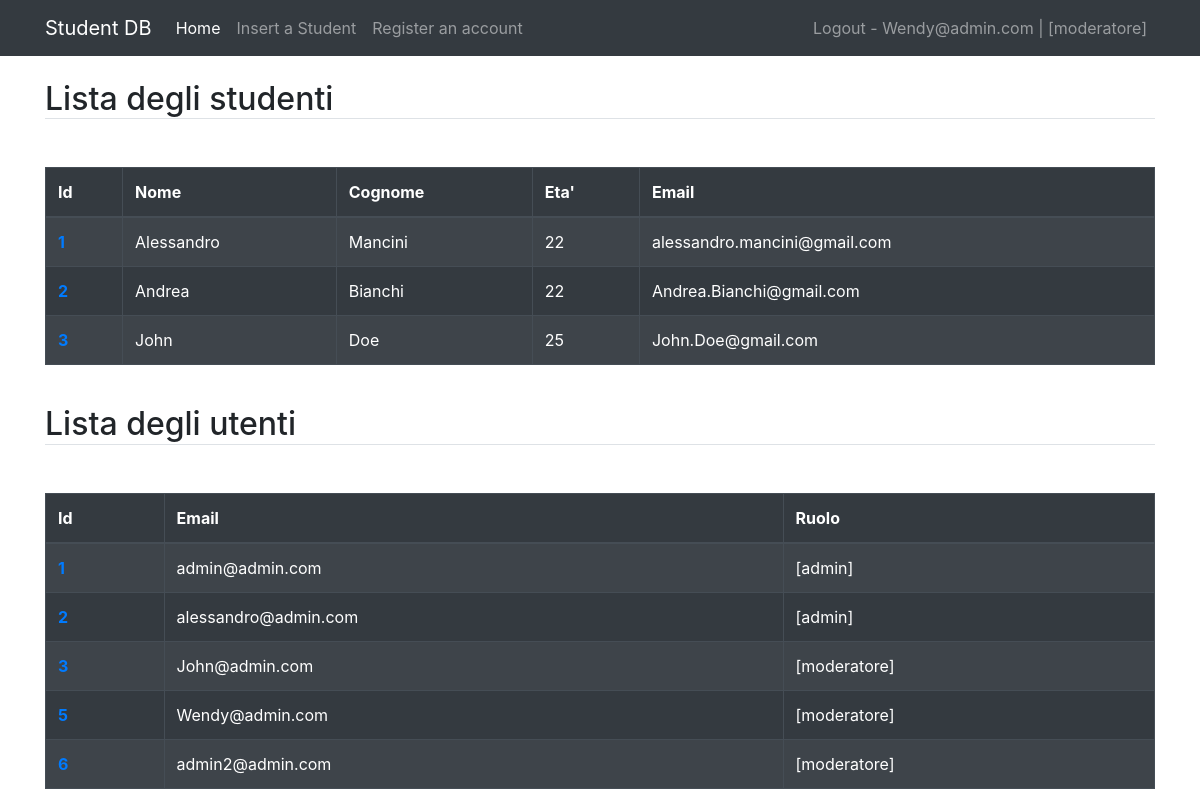
Page /home (signed in) on the committed database.
### esercizio_studenti_flask/model.py (models this page shows, shortened)
class User(db.Model, UserMixin):
    id = db.Column(db.Integer, primary_key=True)
    email = db.Column(db.String(255), unique=True)
    password = db.Column(db.String(255))
    active = db.Column(db.Boolean())
    confirmed_at = db.Column(db.DateTime())
    roles = db.relationship('Role', secondary=roles_users,
                            backref=db.backref('users', lazy='dynamic'))

class Role(db.Model, RoleMixin):
    id = db.Column(db.Integer(), primary_key=True)
    name = db.Column(db.String(80), unique=True)
    description = db.Column(db.String(255))
    def __repr__(self):
        return f'{self.name}'

class Student(db.Model):
    id = db.Column(db.Integer, primary_key=True)
    name = db.Column(db.String, nullable=False)
    lastname = db.Column(db.String, nullable=False)
    age = db.Column(db.Integer, nullable=False)
    email = db.Column(db.String, unique=True)

### esercizio_studenti_flask/view/home.py (the view)
@home_bp.route('/')
@home_bp.route('/home')
@login_required
def home():
    students = Student.query.all()
    admins = User.query.all()
    return render_template('home.html', title='Home', students=students, users=admins)

### esercizio_studenti_flask/templates/home.html
{% extends 'layout.html' %}
    {% block active_nav %}
    <ul class="navbar-nav mr-auto">
        <li class="nav-item active">
            <a class="nav-link" href=" {{ url_for('home.home') }}">Home</a>
        </li>
        {% if current_user.is_authenticated %}
            <li class="nav-item">
                <a class="nav-link" href=" {{ url_for('register.student') }}">Insert a Student</a>
            </li>
            <li class="nav-item"><a class="nav-link" href=" {{ url_for('register.admin') }}">Register an account</a></li>
        {% endif %}
    </ul>
    <ul class="navbar-nav navbar-right">
        {% if current_user.is_authenticated %}
            <li class="nav-item"><a class="nav-link" href=" {{ url_for('logout.logout') }}">Logout - {{ current_user.email }} | {{ current_user.roles }} </a></li>
                {% else %}
            <li class="nav-item"><a class="nav-link" href=" {{ url_for('login.login') }}">Login</a></li>
        {% endif %}
    </ul>
    {% endblock %}
{% block content %}
    <h2 class="mt-4 mb-4 border-bottom">Lista degli studenti</h2>
<div class="table-responsive">
    <table class="table table-striped table-dark table-bordered mt-4">
        <thead>
            <tr>
                <th scope="col">Id</th>
                <th scope="col">Nome</th>
                <th scope="col">Cognome</th>
                <th scope="col">Eta'</th>
                <th scope="col">Email</th>
            </tr>
        </thead>
        <tbody>
            {% for student in students %}
                <tr>
                    <th> <a href="{{ url_for('edit.student', student_id = student.id) }}">{{ student.id }}</a></th>
                    <td> {{ student.name }}</td>
                    <td> {{ student.lastname}}</td>
                    <td> {{ student.age }} </td>
                    <td> {{ student.email }} </td>
                </tr>
            {% endfor %}
        </tbody>
    </table>
</div>
 <h2 class="mt-4 mb-4 border-bottom">Lista degli utenti</h2>
<div class="table-responsive">
    <table class="table table-striped table-dark table-bordered mt-4">
        <thead>
            <tr>
                <th scope="col">Id</th>
                <th scope="col">Email</th>
                <th scope="col">Ruolo</th>
            </tr>
        </thead>
        <tbody>
            {% for user in users %}
                <tr>
                    <th><a href="{{ url_for('edit.user', user_id = user.id) }}">{{ user.id }}</a></th>
                    <td> {{ user.email }}</td>
                    <td> {{ user.roles }}</td>
                </tr>
            {% endfor %}
        </tbody>
    </table>
</div>
{% endblock %}

### rows in the picture
User: email "Wendy@admin.com", id "5", roles "[moderatore]"
Role: roles "[moderatore]"
Student: id "1", name "Alessandro", lastname "Mancini", age "22", email "alessandro.mancini@gmail.com"
Student: id "2", name "Andrea", lastname "Bianchi", age "22", email "Andrea.Bianchi@gmail.com"
Student: id "3", name "John", lastname "Doe", age "25", email "John.Doe@gmail.com"
User: id "1", email "admin@admin.com", roles "[admin]"
User: id "2", email "alessandro@admin.com", roles "[admin]"
User: id "3", email "John@admin.com", roles "[moderatore]"
User: id "6", email "admin2@admin.com", roles "[moderatore]"
